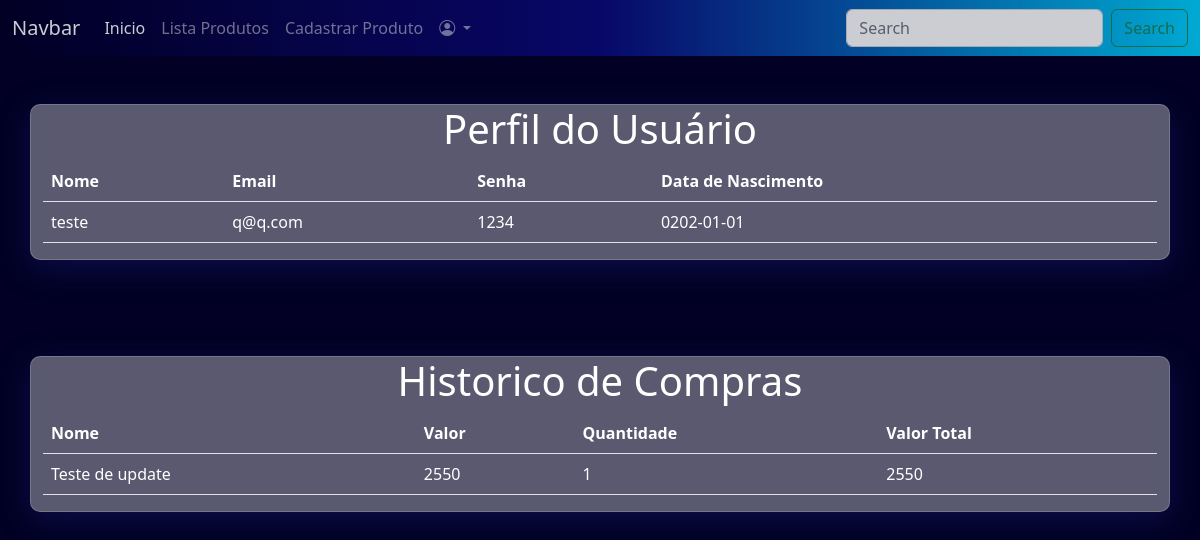
The page /usuarios/perfil.php (signed in) on the database as committed earlier.
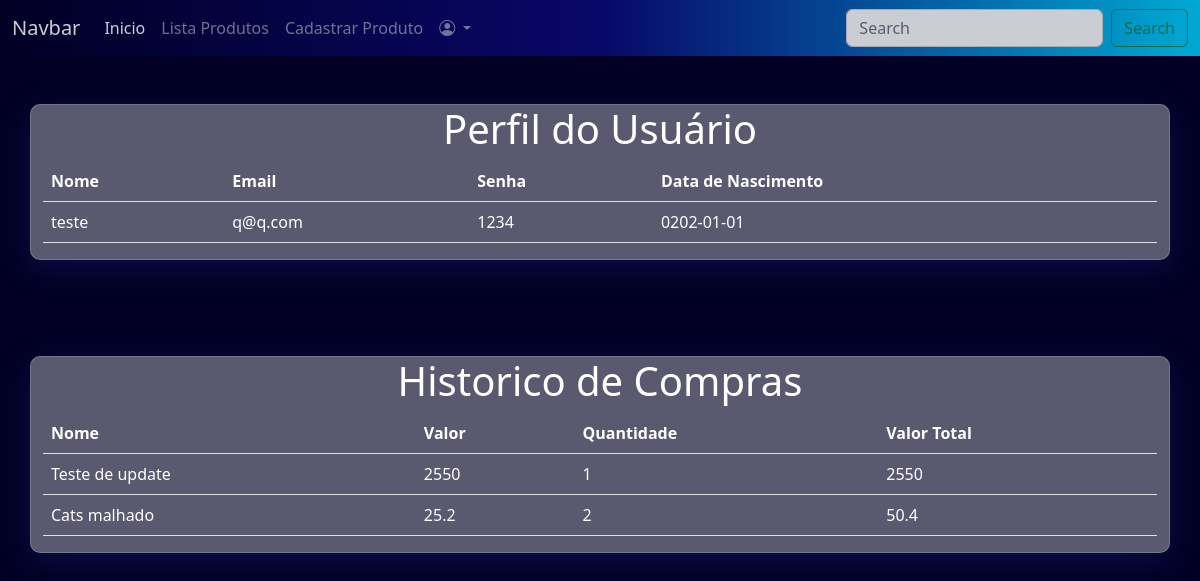
The same page on the database as committed later.
### tables this page shows
CREATE TABLE usuarios(
id INTEGER PRIMARY KEY AUTOINCREMENT,
nome TEXT,
email TEXT,
data_nascimento TEXT,
senha TEXT
, foto TEXT);

CREATE TABLE produtos(
id INTEGER PRIMARY KEY AUTOINCREMENT,
nome TEXT,
tipo TEXT,
descricao TEXT,
preco REAL,
quantidade INTEGER,
imagem TEXT
);

CREATE TABLE compra(
id INTEGER PRIMARY KEY AUTOINCREMENT,
id_usuario INTEGER,
id_produto INTEGER,
quantidade INTEGER,
valorTotal REAL,
FOREIGN KEY(id_usuario) REFERENCES usuarios(id),
FOREIGN KEY(id_produto) REFERENCES produtos(id)
);

### usuarios/perfil.php (the view, shortened to what this page needs)
<?php
include "../configuracao/conexao.php";
$DadosUser = "SELECT * FROM usuarios WHERE
email = '" . $_SESSION['usuario'] . "'";
$consulta = $db->query($DadosUser);
include "../componentes/header.php";
?>
<section class="py-5">
    <div class="container efeito-vidro">
        <div class="row">
            <div class="col-12">
                <h1 class="text-center">
                    Perfil do Usuário
                </h1>
            </div>
        </div>
        <div class="row">
            <div class="col-12">
                <table class="table text-white">
                    <thead>
                        <tr>
                            <th scope="col">Nome</th>
                            <th scope="col">Email</th>
                            <th scope="col">Senha</th>
                            <th scope="col">Data de Nascimento</th>
                        </tr>
                    </thead>
                    <tbody>
                        <?php while ($linha = $consulta->fetchArray()) { ?>
                            <tr>
                                <?php $id = $linha["id"]; ?>
                                <td><?php echo $linha["nome"]; ?></td>
                                <td><?php echo $linha["email"]; ?></td>
                                <td><?php echo $linha["senha"]; ?></td>
                                <td><?php echo $linha["data_nascimento"];
                                    ?></td>
                            </tr>
                        <?php } ?>
                    </tbody>
                </table>
            </div>
        </div>
    </div>
</section>
<section class="py-5">
    <div class="container efeito-vidro">
        <div class="row">
            <div class="col-12">
                <h1 class="text-center">
                    Historico de Compras
                </h1>
            </div>
        </div>
        <div class="row">
            <div class="col-12">
                <table class="table text-white">
                    <thead>
                        <tr>
                            <th scope="col">Nome</th>
                            <th scope="col">Valor</th>
                            <th scope="col">Quantidade</th>
                            <th scope="col">Valor Total</th>
                        </tr>
                    </thead>
                    <tbody>
                        <?php
                        $historico = "SELECT * FROM compra WHERE
                           id_usuario = '" . $id . "'";
                        $consulta = $db->query($historico);
                        while ($linha = $consulta->fetchArray()) { ?>
                            <tr>
                                <?php
                                $produtos = "SELECT * FROM produtos WHERE
                                id = '" . $linha["id_produto"] . "'";
                                $consulta2 = $db->query($produtos);
                                while ($linha2 = $consulta2->fetchArray()) { ?>
                                    <td><?php echo $linha2["nome"]; ?></td>
                                    <td><?php echo $linha2["preco"]; ?></td>
                                    <td><?php echo $linha["quantidade"]; ?></td>
                                    <td><?php echo $linha["valorTotal"]; ?></td>
                                <?php } ?>
                            </tr>
                        <?php } ?>
                    </tbody>
                </table>
            </div>
        </div>
    </div>
</section>
<?php
include "../componentes/footer.php";
?>

### componentes/header.php (shortened to what this page needs)
<!doctype html>
<html lang="pt-br">
<head>
  <link href="https://cdn.jsdelivr.net/npm/bootstrap@5.2.1/dist/css/bootstrap.min.css" rel="stylesheet">
  <link rel="stylesheet" href="https://cdn.jsdelivr.net/npm/bootstrap-icons@1.9.1/font/bootstrap-icons.css">
  <link rel="stylesheet" href="../componentes/estilo.css">
</head>
<body class="bg-2">
  <nav  class="navbar navbar-expand-lg bg-1 navbar-dark opacidade sticky-top">
    <div class="container-fluid">
      <a class="navbar-brand" href="#">Navbar</a>
      <div class="collapse navbar-collapse" id="navbarSupportedContent">
        <ul class="navbar-nav me-auto mb-2 mb-lg-0">
          <li class="nav-item">
            <a class="nav-link active" aria-current="page" href="../index.php">Inicio</a>
          </li>
          <li class="nav-item">
            <a class="nav-link" href="../produtos/listaprodutos.php">Lista Produtos</a>
          </li>
          <li class="nav-item">
            <a class="nav-link" href="../produtos/cadastro.php" >Cadastrar Produto</a>
          </li>
          <li class="nav-item dropdown">
            <a class="nav-link dropdown-toggle" href="#" role="button" data-bs-toggle="dropdown" aria-expanded="false">
              <i class="bi bi-person-circle"></i>
            </a>
          </li>
        </ul>
        <form class="d-flex" role="search">
          <input class="form-control me-2" type="search" placeholder="Search" aria-label="Search">
          <button class="btn btn-outline-success" type="submit">Search</button>
        </form>
      </div>
    </div>
  </nav>

### componentes/footer.php (shortened to what this page needs)
</body>
</html>

### componentes/estilo.css (style rules this page uses)
.bg-1 { background-image: linear-gradient(to right, #020024, #090979, #00d4ff); }
.opacidade { opacity: 0.8; }
.bg-2 { background-color: #020024; }
.efeito-vidro { background: rgba(255, 255, 255, 0.35); box-shadow: 0 8px 32px 0 rgba(31, 38, 135, 0.37); backdrop-filter: blur(13.5px); -webkit-backdrop-filter: blur(13.5px); border-radius: 10px; border: 1px solid rgba(255, 255, 255, 0.18); color: #fff; }

Rows that differ between the two databases and show on the page:
added compra: quantidade "2", valorTotal "50.4"
now on this page (row unchanged): produtos: nome "Cats malhado", preco "25.2"
